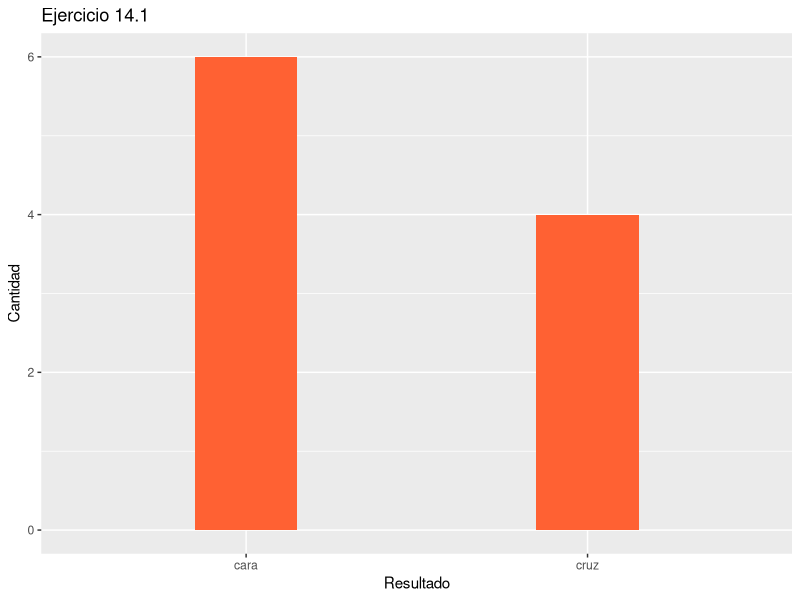

R code for this plot:
library(ggplot2)

cara=0
cruz=0
n=10

for (i in 1:n){
  if(runif(1)>0.5){
    cara=cara+1
  }else{
    cruz=cruz+1
  }
}  

df <- data.frame(res=c("cara", "cruz"), cant=c(cara,cruz))
print(df)


ggplot(data=df,aes(x=res,y=cant))+geom_bar(fill = "#FF6133",width=0.3,stat="identity")+labs(title="Ejercicio 14.1",x="Resultado",y="Cantidad")  




